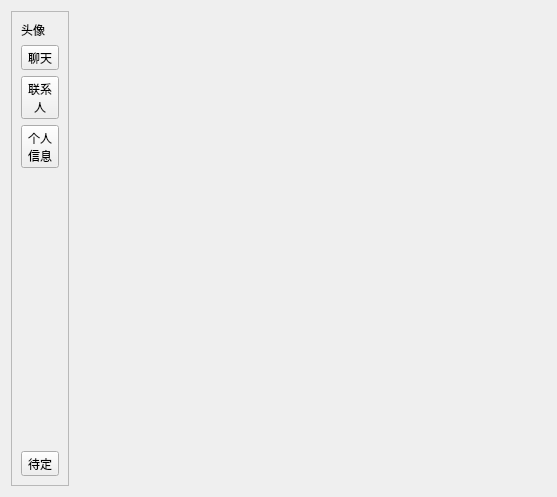
<?xml version="1.0" encoding="UTF-8"?>
<ui version="4.0">
 <class>ClientMainWin</class>
 <widget class="QWidget" name="ClientMainWin">
  <property name="geometry">
   <rect>
    <x>0</x>
    <y>0</y>
    <width>557</width>
    <height>497</height>
   </rect>
  </property>
  <property name="windowTitle">
   <string>ClientMainWin</string>
  </property>
  <layout class="QHBoxLayout" name="horizontalLayout" stretch="1,11">
   <item>
    <widget class="QFrame" name="frame">
     <property name="frameShape">
      <enum>QFrame::StyledPanel</enum>
     </property>
     <property name="frameShadow">
      <enum>QFrame::Raised</enum>
     </property>
     <layout class="QVBoxLayout" name="verticalLayout">
      <item>
       <widget class="QLabel" name="label">
        <property name="text">
         <string>头像</string>
        </property>
       </widget>
      </item>
      <item>
       <widget class="QToolButton" name="ChatTBtn">
        <property name="text">
         <string>聊天</string>
        </property>
       </widget>
      </item>
      <item>
       <widget class="QToolButton" name="ContactsTbtn">
        <property name="text">
         <string>联系
人</string>
        </property>
       </widget>
      </item>
      <item>
       <widget class="QToolButton" name="UserInfoTBtn">
        <property name="text">
         <string>个人
信息</string>
        </property>
       </widget>
      </item>
      <item>
       <spacer name="verticalSpacer">
        <property name="orientation">
         <enum>Qt::Vertical</enum>
        </property>
        <property name="sizeHint" stdset="0">
         <size>
          <width>20</width>
          <height>310</height>
         </size>
        </property>
       </spacer>
      </item>
      <item>
       <widget class="QToolButton" name="PendingTBtn">
        <property name="text">
         <string>待定</string>
        </property>
       </widget>
      </item>
     </layout>
    </widget>
   </item>
   <item>
    <widget class="QStackedWidget" name="stackedWidget">
     <widget class="QWidget" name="page"/>
     <widget class="QWidget" name="page_2"/>
    </widget>
   </item>
  </layout>
 </widget>
 <resources/>
 <connections/>
</ui>
